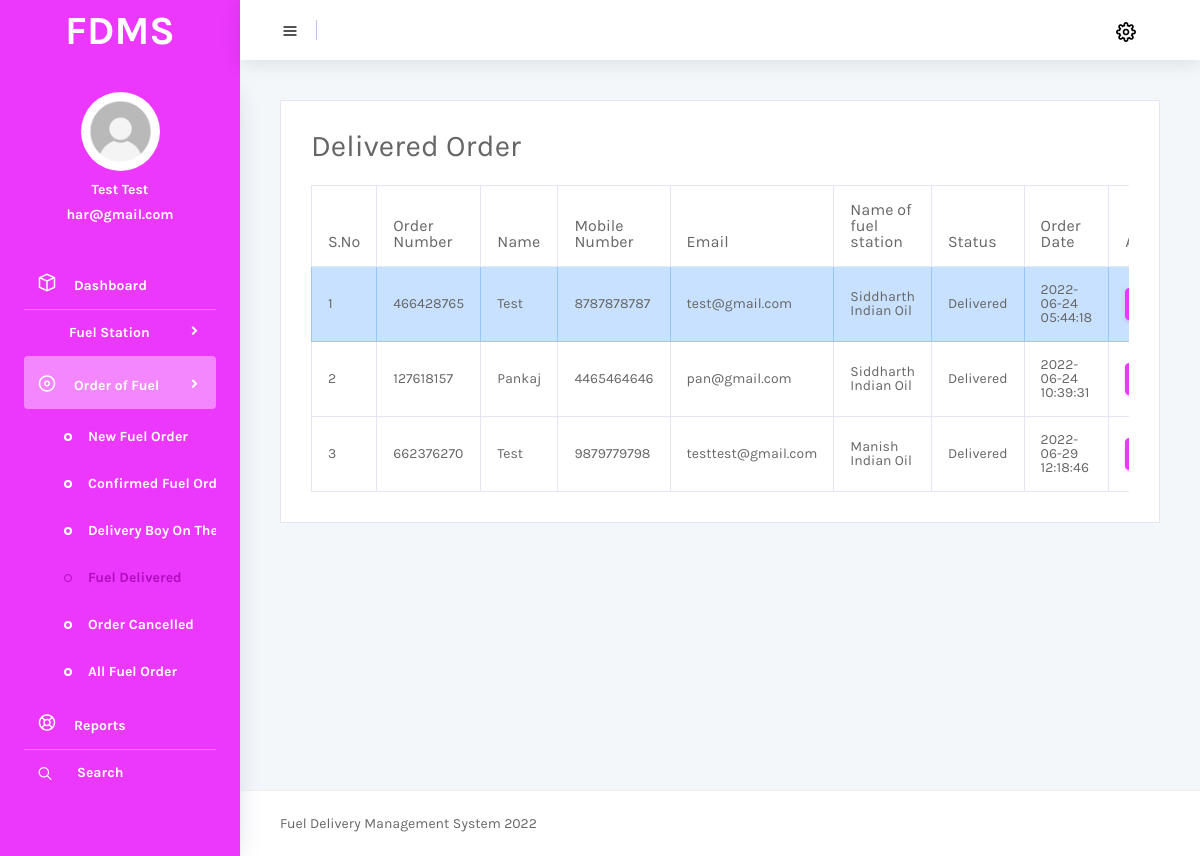
The page /fdondms/fuelstation/fuel-delivered.php (signed in) on the database its author committed.
### tables this page shows
CREATE TABLE `tblfuelstationowner` (
  `ID` int(5) NOT NULL,
  `FullName` varchar(250) DEFAULT NULL,
  `UserName` varchar(250) DEFAULT NULL,
  `MobileNumber` bigint(10) DEFAULT NULL,
  `Email` varchar(250) DEFAULT NULL,
  `Password` varchar(250) DEFAULT NULL,
  `RegDate` timestamp NULL DEFAULT current_timestamp()
);

CREATE TABLE `tblorderfuel` (
  `ID` int(5) NOT NULL,
  `ordernum` varchar(250) DEFAULT NULL,
  `UserID` int(5) DEFAULT NULL,
  `Stateid` int(5) DEFAULT NULL,
  `Cityid` int(5) DEFAULT NULL,
  `fuelStationid` int(5) DEFAULT NULL,
  `Typeoffuel` varchar(250) DEFAULT NULL,
  `FuelPrice` decimal(10,0) DEFAULT NULL,
  `Dateoffueldelivery` varchar(250) DEFAULT NULL,
  `Timeoffueldeliver` varchar(250) DEFAULT NULL,
  `Quantityoffuel` int(9) DEFAULT NULL,
  `DeliveryAddress` varchar(250) DEFAULT NULL,
  `ModeofPayment` varchar(250) DEFAULT NULL,
  `OrderDate` timestamp NULL DEFAULT current_timestamp(),
  `Remark` varchar(250) DEFAULT NULL,
  `Status` varchar(250) DEFAULT NULL,
  `UpdationDate` timestamp NULL DEFAULT NULL ON UPDATE current_timestamp()
);

CREATE TABLE `tbluser` (
  `ID` int(10) NOT NULL,
  `UserName` varchar(250) DEFAULT NULL,
  `FullName` varchar(200) DEFAULT NULL,
  `MobileNumber` bigint(10) DEFAULT NULL,
  `Email` varchar(250) DEFAULT NULL,
  `Password` varchar(200) DEFAULT NULL,
  `RegDate` timestamp NULL DEFAULT current_timestamp()
);

CREATE TABLE `tblfuelstation` (
  `ID` int(5) NOT NULL,
  `OwnerID` int(5) DEFAULT NULL,
  `Stateid` int(5) DEFAULT NULL,
  `Cityid` int(5) DEFAULT NULL,
  `NameoffuelStation` varchar(250) DEFAULT NULL,
  `LocationoffuelStation` mediumtext DEFAULT NULL,
  `CreationDate` timestamp NULL DEFAULT current_timestamp()
);

### fdondms/fuelstation/fuel-delivered.php (the view, shortened to what this page needs)
<?php
include('includes/dbconnection.php');
if (strlen($_SESSION['uid']==0)) {
  header('location:logout.php');
  } else{
  ?>
<!DOCTYPE html>
<html lang="en">
<head>
  <link rel="stylesheet" href="../vendors/mdi/css/materialdesignicons.min.css">
  <link rel="stylesheet" href="../vendors/feather/feather.css">
  <link rel="stylesheet" href="../vendors/base/vendor.bundle.base.css">
  <link rel="stylesheet" href="../css/style.css">
</head>
<body>
  <div class="container-scroller">
 <?php include_once('includes/header.php');?>
    <div class="container-fluid page-body-wrapper">
      <?php include_once('includes/sidebar.php');?>
      <div class="main-panel">
        <div class="content-wrapper">
          <div class="row">
            <div class="col-lg-12 stretch-card">
              <div class="card">
                <div class="card-body">
                  <h3>Delivered Order</h3>
                  <div class="table-responsive pt-3">
                    <table class="table table-bordered">
                      <thead>
                       <tr>
                                               <th>S.No</th>
                                        <th>Order Number</th>
                                        <th>Name</th>
                                        <th>Mobile Number</th>
                                        <th>Email</th>
                                       <th>Name of fuel station</th>
                                    <th>Status</th>
                                    <th>Order Date</th>
                                        <th>Action</th>
                                            </tr>
                      </thead>
                      <tbody>
                        <tr class="table-info">
                           <?php
                           $ownerid=$_SESSION['uid'];
$sql="SELECT tbluser.FullName,tbluser.MobileNumber,tbluser.Email, tblorderfuel.ordernum,tblorderfuel.OrderDate,tblorderfuel.ID as orderid,tblfuelstation.NameoffuelStation, tblorderfuel.UserID,tblorderfuel.Status from  tblorderfuel join tbluser on tbluser.ID= tblorderfuel.UserID
join tblfuelstation on tblfuelstation.ID=tblorderfuel.fuelStationid
where tblorderfuel.Status='Delivered' and tblfuelstation.OwnerID=:ownerid";
$query = $dbh -> prepare($sql);
$query->bindParam(':ownerid',$ownerid,PDO::PARAM_STR);
$query->execute();
$results=$query->fetchAll(PDO::FETCH_OBJ);
$cnt=1;
if($query->rowCount() > 0)
{
foreach($results as $row)
{               ?>
                         <td><?php echo htmlentities($cnt);?></td>
                                        <td><?php  echo htmlentities($row->ordernum);?></td>
                                        <td><?php  echo htmlentities($row->FullName);?></td>
                                        <td><?php  echo htmlentities($row->MobileNumber);?></td>
                                        <td><?php  echo htmlentities($row->Email);?></td>
                                        <td><?php  echo htmlentities($row->NameoffuelStation);?></td>
                                             <?php if($row->Status==""){ ?>
                     <td><?php echo "Not Updated Yet"; ?></td>
<?php } else { ?>                  <td><?php  echo htmlentities($row->Status);?>
                  </td>
                  <?php } ?>
                  <td><?php  echo htmlentities($row->OrderDate);?></td>
                                        <td><a class="btn btn-sm btn-primary" href="view-order-detail.php?editid=<?php echo htmlentities ($row->orderid);?>&&oid=<?php echo htmlentities ($row->ordernum);?>">View</a></td>
                        </tr>
                        <?php $cnt=$cnt+1;}} else{ ?>
                          <tr>
                            <td colspan="9" style="color:red;">No Records available.</td>
                          </tr>
                        <?php } ?>
                      </tbody>
                    </table>
                  </div>
                </div>
              </div>
            </div>
          </div>
        </div>
      <?php include_once('includes/footer.php');?>
      </div>
    </div>
  </div>
</body>
</html>
<?php } ?>

### fdondms/fuelstation/includes/sidebar.php (shortened to what this page needs)
<nav class="sidebar sidebar-offcanvas" id="sidebar">
        <div class="user-profile">
          <?php
$uid=$_SESSION['uid'];
$sql="SELECT FullName,Email from  tblfuelstationowner where ID=:uid";
$query = $dbh -> prepare($sql);
$query->bindParam(':uid',$uid,PDO::PARAM_STR);
$query->execute();
$results=$query->fetchAll(PDO::FETCH_OBJ);
$cnt=1;
if($query->rowCount() > 0)
{
foreach($results as $row)
{               ?>
          <div class="user-image">
            <img src="../admin/images/faces/face28.png">
          </div>
          <div class="user-name">
              <?php  echo $row->FullName;?>
          </div>
          <div class="user-designation">
             <?php  echo $row->Email;?>
          </div>
        </div><?php $cnt=$cnt+1;}} ?>
        <ul class="nav">
          <li class="nav-item">
            <a class="nav-link" href="dashboard.php">
              <i class="icon-box menu-icon"></i>
              <span class="menu-title">Dashboard</span>
            </a>
          </li>
          <li class="nav-item">
            <a class="nav-link" data-toggle="collapse" href="#ui-basic" aria-expanded="false" aria-controls="ui-basic">
              <i class='fas fa-gas-pump'></i>
              <span class="menu-title" style="padding-left:20px;">Fuel Station</span>
              <i class="menu-arrow"></i>
            </a>
          </li>
           <li class="nav-item">
            <a class="nav-link" data-toggle="collapse" href="#ui-basic3" aria-expanded="false" aria-controls="ui-basic3">
              <i class="icon-disc menu-icon"></i>
              <span class="menu-title">Order of Fuel</span>
              <i class="menu-arrow"></i>
            </a>
            <div class="collapse" id="ui-basic3">
              <ul class="nav flex-column sub-menu">
                <li class="nav-item"> <a class="nav-link" href="new-order.php">New Fuel Order</a></li>
                <li class="nav-item"> <a class="nav-link" href="confirmed-order.php">Confirmed Fuel Order</a></li>
                <li class="nav-item"> <a class="nav-link" href="ontheway-order.php">Delivery Boy On The Way</a></li>
                <li class="nav-item"> <a class="nav-link" href="fuel-delivered.php">Fuel Delivered</a></li>
                <li class="nav-item"> <a class="nav-link" href="fuel-order-cancelled.php">Order Cancelled</a></li>
                <li class="nav-item"> <a class="nav-link" href="all-fuel-order.php">All Fuel Order</a></li>
              </ul>
            </div>
          </li>
          <li class="nav-item">
            <a class="nav-link" href="between-dates-reports.php">
              <i class="icon-help menu-icon"></i>
              <span class="menu-title">Reports</span>
            </a>
          </li>
          <li class="nav-item">
            <a class="nav-link" href="search.php">
              <i class="icon-search"></i>
              <span class="menu-title" style="padding-left: 25px;">Search</span>
            </a>
          </li>
        </ul>
      </nav>

### rows shown on the page
tblfuelstationowner: FullName "Test Test", Email "har@gmail.com"
tblorderfuel: ordernum "466428765", UserID.FullName "Test", UserID.MobileNumber "8787878787", UserID.Email "test@gmail.com", fuelStationid.NameoffuelStation "Siddharth Indian Oil", Status "Delivered", OrderDate "2022-06-24 05:44:18"
tblorderfuel: ordernum "127618157", UserID.FullName "Pankaj", UserID.MobileNumber "4465464646", UserID.Email "pan@gmail.com", fuelStationid.NameoffuelStation "Siddharth Indian Oil", Status "Delivered", OrderDate "2022-06-24 10:39:31"
tblorderfuel: ordernum "662376270", UserID.FullName "Test", UserID.MobileNumber "9879779798", UserID.Email "testtest@gmail.com", fuelStationid.NameoffuelStation "Manish Indian Oil", Status "Delivered", OrderDate "2022-06-29 12:18:46"
